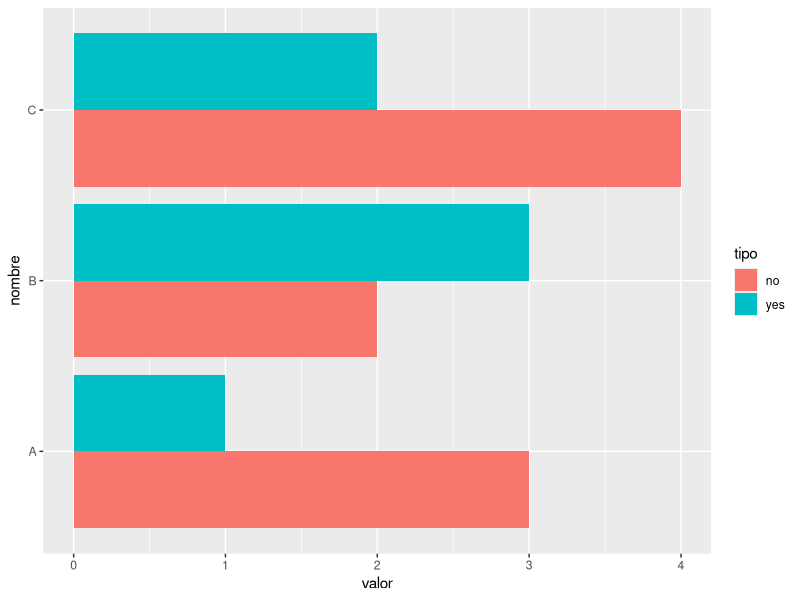
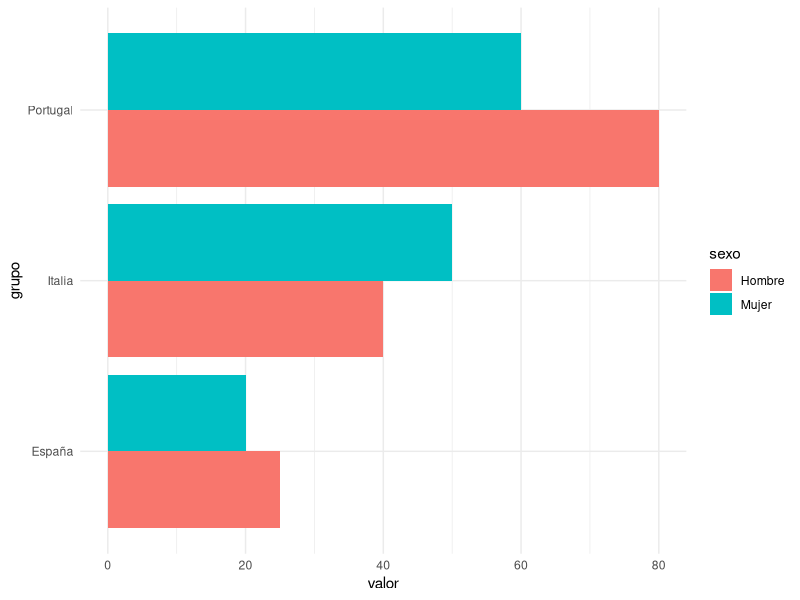
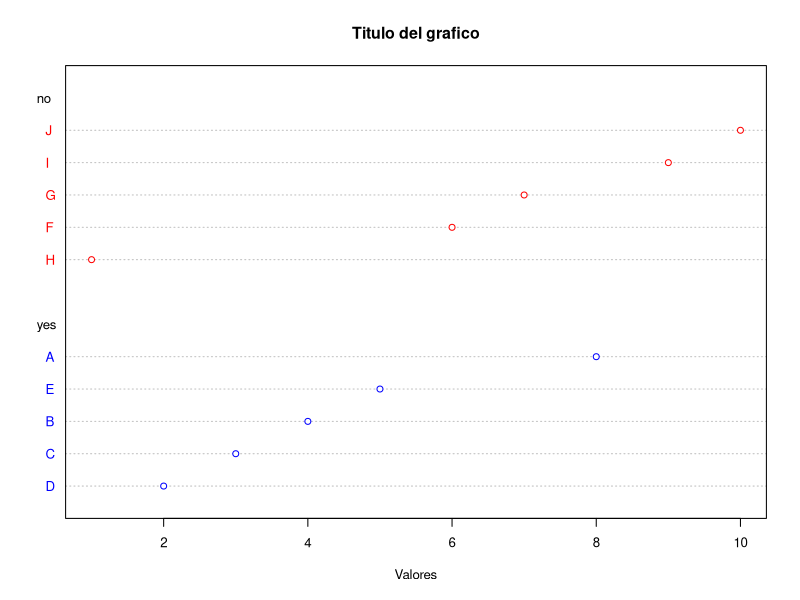

Write the R code that produced these figures, in order.

# --------------------------------------------------------------
# Gráfico de barras horizontales múltiples valores por barra
# --------------------------------------------------------------

#install.packages("ggplot2") # Instalar paquete de visualización gráfica
library(ggplot2) # Cargar la librería gráfica "ggplot2"

nombre <- c("A","B","C","A","B","C")
tipo <- c(rep("yes",3),rep("no",3))
valor <- c(1,3,2,3,2,4)

datos <- data.frame(nombre=nombre,tipo=tipo, valor=valor)

ggplot() + 
  geom_bar(data=datos,aes(x=nombre, y=valor,fill=tipo), stat='identity', position='dodge') +
  coord_flip()


# --------------------------------------------------------------
# Gráfico de comparación de múltiples valores discretizados por una variable
# --------------------------------------------------------------

sexo <- c(rep("Mujer",20),rep("Hombre",20),rep("Mujer",20),rep("Hombre",20))
valor <- 1:80
grupo <- c(rep("España",25),rep("Italia",25),rep("Portugal",30))

datos <- data.frame(sexo=sexo, valor=valor, grupo=grupo)

ggplot(datos, aes(grupo, valor, fill = sexo)) +
  geom_bar(stat = "identity", position = "dodge") +
  coord_flip() +
  theme_minimal()


# --------------------------------------------------------------
# Gráfico de puntos categorizados por tipo
# -------------------------------------------------------------- 

nombre <- c("A","B","C","D","E","F","G","H","I","J")
valor <- c(8,4,3,2,5,6,7,1,9,10)
tipo <- c(rep("yes",5),rep("no",5))
datos <- data.frame(nombre=nombre,tipo=tipo, valor=valor)

datos <- datos[order(datos$valor),] 
datos$tipo <- factor(datos$tipo) # Esto debe de ser un factor
datos$color[datos$tipo=="yes"] <- "blue"
datos$color[datos$tipo=="no"] <- "red"

dotchart(datos$valor,labels=datos$nombre,cex=.8, groups= datos$tipo,
         main="Titulo del grafico", xlab="Valores", color=datos$color)
